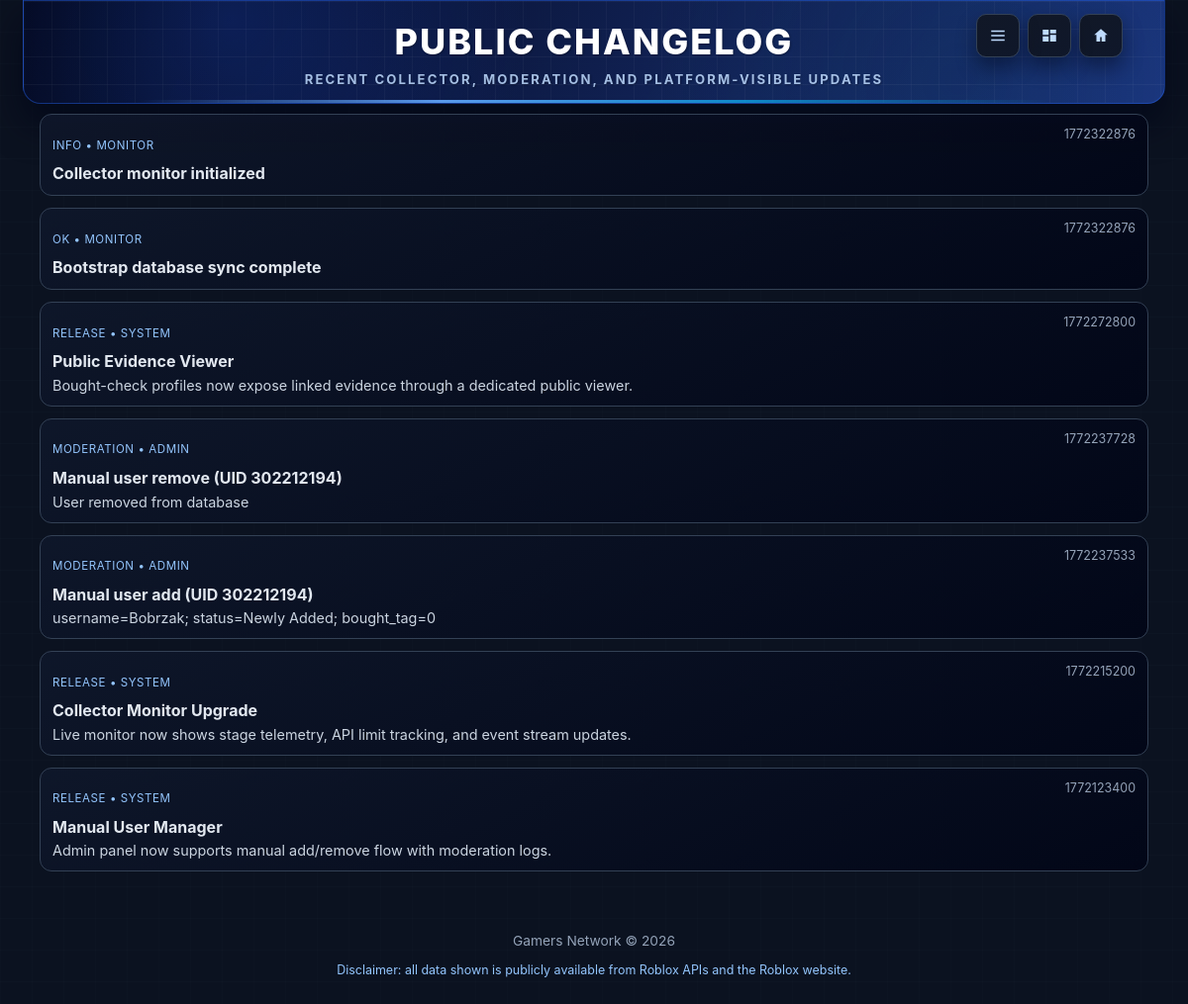
Page /changelog on the committed database.
### tables this page shows
CREATE TABLE admin_logs (
                id INTEGER PRIMARY KEY AUTOINCREMENT,
                action TEXT NOT NULL,
                target_uid TEXT NOT NULL DEFAULT '',
                detail TEXT NOT NULL DEFAULT '',
                created_ts INTEGER NOT NULL
            );

### app.py (the view)
@app.route("/changelog")
def changelog_page():
    items = build_public_changelog(limit=30)
    return render_template("changelog.html", items=items)

### app.py (called while the page is built)
@app.before_request
def _capture_request_start():
    g._request_started_at = time.time()
    g._request_in_bytes = int(request.content_length or 0)

def humanize_admin_action(action):
    mapping = {
        "bought_tag_set": "Bought tag enabled",
        "bought_tag_removed": "Bought tag removed",
        "evidence_add": "Evidence added",
        "evidence_update": "Evidence updated",
        "evidence_delete": "Evidence deleted",
        "evidence_delete_all": "All evidence removed",
        "manual_user_add": "Manual user add",
        "manual_user_remove": "Manual user remove",
    }
    return mapping.get(str(action or "").strip().lower(), str(action or "Update").replace("_", " ").title())

### database.py (called while the page is built)
def get_connection():
    if IS_POSTGRES:
        return psycopg2.connect(_pg_dsn())
    parent = os.path.dirname(os.path.abspath(DB_NAME))
    if parent:
        os.makedirs(parent, exist_ok=True)
    return sqlite3.connect(DB_NAME)

def get_admin_logs(limit=120):
    lim = max(1, min(500, int(limit)))
    conn = get_connection()
    cur = conn.cursor()
    cur.execute(
        f"""
        SELECT id, action, target_uid, detail, created_ts
        FROM admin_logs
        ORDER BY id DESC
        LIMIT {lim}
        """
    )
    rows = cur.fetchall()
    conn.close()
    result = []
    for row in rows:
        result.append(
            {
                "id": int(row[0]),
                "action": row[1] or "",
                "target_uid": row[2] or "",
                "detail": row[3] or "",
                "created_ts": int(row[4] or 0),
            }
        )
    return result

### templates/changelog.html (shortened to what this page needs)
<!DOCTYPE html>
<html lang="en">
<head>
<link rel="stylesheet" href="{{ url_for('static', filename='style.css') }}">
</head>
<body class="main-app dark-mode">
<header>
  <h1>Public Changelog</h1>
  <p>Recent collector, moderation, and platform-visible updates</p>
</header>
<a class="admin-corner-btn home-corner-btn" href="{{ url_for('home') }}" title="Home" aria-label="Open Home">
  <svg viewBox="0 0 24 24" width="18" height="18" aria-hidden="true"><path d="M12 3l9 8h-3v9h-5v-6H11v6H6v-9H3l9-8z" fill="currentColor"/></svg>
</a>
<a class="admin-corner-btn monitor-corner-btn" href="{{ url_for('index') }}" title="Index" aria-label="Open Index">
  <svg viewBox="0 0 24 24" width="18" height="18" aria-hidden="true"><path d="M3 4h8v7H3V4zm10 0h8v5h-8V4zM3 13h8v7H3v-7zm10-2h8v9h-8v-9z" fill="currentColor"/></svg>
</a>
<a class="admin-corner-btn settings-corner-btn" href="{{ url_for('api_status_page') }}" title="API Status" aria-label="Open API Status">
  <svg viewBox="0 0 24 24" width="18" height="18" aria-hidden="true"><path d="M3 5h18v2H3V5zm0 6h18v2H3v-2zm0 6h18v2H3v-2z" fill="currentColor"/></svg>
</a>
<main class="changelog-wrap" id="changelogWrap">
  {% for item in items %}
  <article class="change-row">
    <div class="change-top">
      <div>
        <p class="change-kind">{{ item.kind }} • {{ item.source }}</p>
        <h2 class="change-title">{{ item.title }}</h2>
      </div>
      <div class="change-time">{{ item.ts }}</div>
    </div>
    {% if item.body %}
    <p class="change-body">{{ item.body }}</p>
    {% endif %}
  </article>
  {% endfor %}
</main>
<footer class="site-footer">
  <p>Gamers Network &copy; 2026</p>
  <p class="site-disclaimer">Disclaimer: all data shown is publicly available from Roblox APIs and the Roblox website.</p>
</footer>
</body>
</html>

### templates/changelog.html (style rules this page uses)
.changelog-wrap { max-width: 980px; margin: 1.2rem auto 2rem; padding: 0 0.9rem; display:grid; gap:0.75rem; }
.change-row { border:1px solid #334155; border-radius:12px; background: linear-gradient(155deg, rgba(15,23,42,0.94), rgba(2,6,23,0.94)); padding:0.75rem; }
.change-top { display:flex; justify-content:space-between; gap:.8rem; align-items:flex-start; }
.change-title { margin:0; color:#e2e8f0; font-size:1rem; }
.change-kind { font-size:.72rem; text-transform:uppercase; letter-spacing:.05em; color:#93c5fd; }
.change-time { font-size:.78rem; color:#94a3b8; white-space:nowrap; }
.change-body { margin:.35rem 0 0; color:#cbd5e1; font-size:.9rem; }

### rows in the picture
admin_logs: kind "MODERATION", source "ADMIN", title "Manual user remove (UID 302212194)", ts "1772237728", body "User removed from database"
admin_logs: kind "MODERATION", source "ADMIN", title "Manual user add (UID 302212194)", ts "1772237533", body "username=Bobrzak; status=Newly Added; bought_tag=0"

### other values in the picture
{{ item.kind }} "INFO" "OK" "RELEASE" "RELEASE" "RELEASE"
{{ item.source }} "MONITOR" "MONITOR" "SYSTEM" "SYSTEM" "SYSTEM"
{{ item.title }} "Collector monitor initialized" "Bootstrap database sync complete" "Public Evidence Viewer" "Collector Monitor Upgrade" "Manual User Manager"
{{ item.ts }} "1772322876" "1772322876" "1772272800" "1772215200" "1772123400"
{{ item.body }} "Bought-check profiles now expose linked evidence through a dedicated public viewer." "Live monitor now shows stage telemetry, API limit tracking, and event stream updates." "Admin panel now supports manual add/remove flow with moderation logs."
